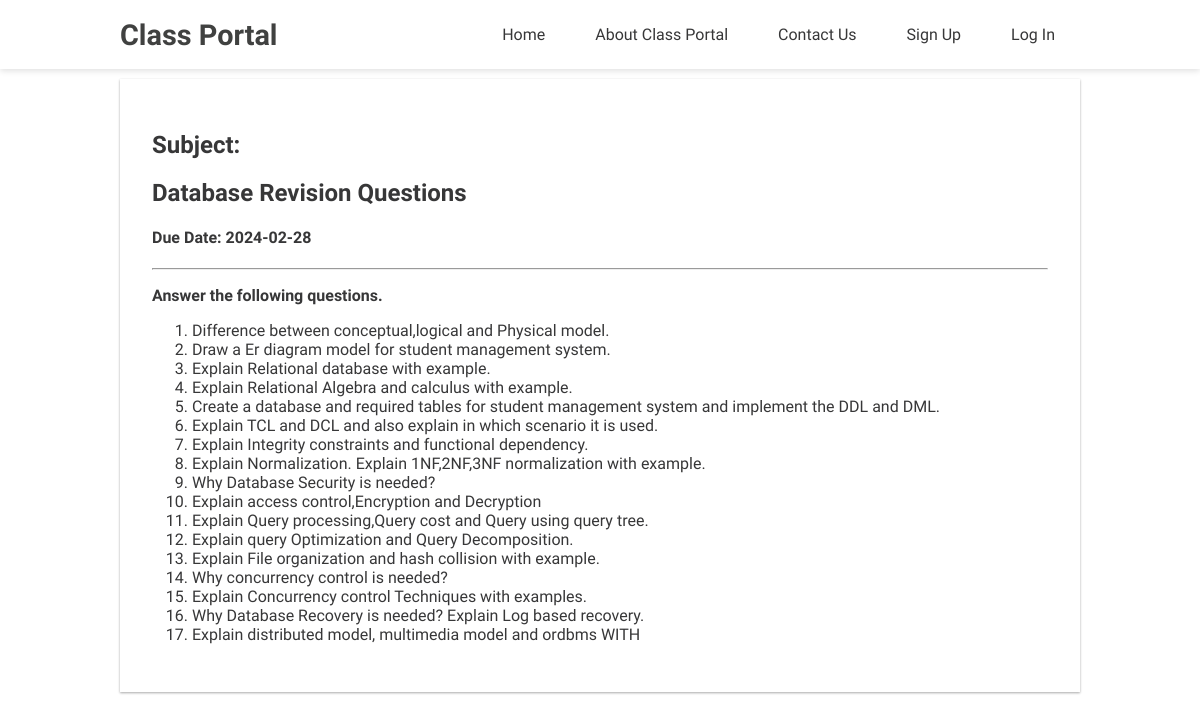
Screenshot of /view.php?id=2 with the database file from the repository.
### tables this page shows
CREATE TABLE `assignment` (
  `id` int(100) NOT NULL,
  `teacher` varchar(100) DEFAULT NULL,
  `subject` varchar(100) DEFAULT NULL,
  `title` varchar(100) NOT NULL,
  `description` varchar(30000) NOT NULL,
  `duedate` varchar(100) NOT NULL,
  `user_role` int(10) NOT NULL
);

### view.php (the view, shortened to what this page needs)
<?php
include("config/db.php");
include("include/header.php");
?>
<div class="container">
    <?php
    $id = $_GET['id'];
    $sql = "SELECT * FROM assignment WHERE id = '$id'";
    $result = mysqli_query($conn, $sql) or die('Error');
    if (mysqli_num_rows($result) > 0) {
        while ($row = mysqli_fetch_assoc($result)) {
            $subject = $row['Subject'];
            $title = $row['title'];
            $duedate = $row['duedate'];
            $description = $row['description'];
    ?>
            <div class="assignment-card" id="data">
                <h2>Subject: <?php echo $subject; ?></h2>
                <h2><?php echo $title; ?></h2>
                <h4>Due Date: <?php echo $duedate; ?></h4>
                <hr>
                <div><?php echo $description; ?></div>
            </div>
    <?php
        }
    } else {
        $error = 'No assignments';
    }
    ?>
</div>

### css/main.css (style rules this page uses)
html, body { margin: 0; padding: 0; color: #373738; background: #fff; font-family: 'Varela Round', sans-serif; scroll-behavior: smooth; }
.container { width: 80%; margin: 0 auto; }
.assignment-card { padding: 2em; margin-top: 10px; background-color: #fff; box-shadow: 0 1px 3px rgba(0,0,0,0.12), 0 1px 2px rgba(0,0,0,0.24); transition: all .3s ease-in-out; }

### rows the page displays
assignment: title "Database Revision Questions", duedate "2024-02-28", description "Answer the following questions. Difference between conceptual,logical and Physical model. Draw a Er diagram model for student management system. Explain Relational database with example. Explain Relational Algebra and calculus with example. Create a database and required tables for student management system and implement the DDL and DML. Explain TCL and DCL and also explain in which scenario it is used. Explain Integrity constraints and functional dependency. Explain Normalization. Explain 1NF,2NF,3NF normalization with example. Why Database Security is needed? Explain access control,Encryption and Decryption Explain Query processing,Query cost and Query using query tree. Explain query…"
